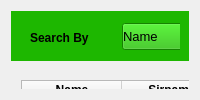
                     <widget class="QWidget" name="widget_14" native="true">
                      <property name="maximumSize">
                       <size>
                        <width>800</width>
                        <height>16777215</height>
                       </size>
                      </property>
                      <property name="styleSheet">
                       <string notr="true">background:#86FF70;
/*margin-top:40px;</string>
                      </property>
                      <layout class="QVBoxLayout" name="verticalLayout_6">
                       <item>
                        <widget class="QWidget" name="widget_12" native="true">
                         <property name="minimumSize">
                          <size>
                           <width>0</width>
                           <height>40</height>
                          </size>
                         </property>
                         <property name="maximumSize">
                          <size>
                           <width>16777215</width>
                           <height>50</height>
                          </size>
                         </property>
                         <property name="styleSheet">
                          <string notr="true">background-color:#1DB700;</string>
                         </property>
                         <layout class="QHBoxLayout" name="horizontalLayout_8">
                          <item>
                           <widget class="QWidget" name="widget_15" native="true">
                            <property name="minimumSize">
                             <size>
                              <width>0</width>
                              <height>60</height>
                             </size>
                            </property>
                            <property name="maximumSize">
                             <size>
                              <width>500</width>
                              <height>16777215</height>
                             </size>
                            </property>
                            <widget class="QLabel" name="label_27">
                             <property name="geometry">
                              <rect>
                               <x>10</x>
                               <y>10</y>
                               <width>141</width>
                               <height>16</height>
                              </rect>
                             </property>
                             <property name="font">
                              <font>
                               <pointsize>9</pointsize>
                               <weight>75</weight>
                               <bold>true</bold>
                              </font>
                             </property>
                             <property name="styleSheet">
                              <string notr="true">color:black;</string>
                             </property>
                             <property name="text">
                              <string>Search By</string>
                             </property>
                            </widget>
                            <widget class="QLineEdit" name="Search">
                             <property name="geometry">
                              <rect>
                               <x>200</x>
                               <y>0</y>
                               <width>111</width>
                               <height>31</height>
                              </rect>
                             </property>
                             <property name="minimumSize">
                              <size>
                               <width>0</width>
                               <height>20</height>
                              </size>
                             </property>
                             <property name="font">
                              <font>
                               <pointsize>10</pointsize>
                              </font>
                             </property>
                             <property name="styleSheet">
                              <string notr="true">background-color:#86FF70;
padding-left : 3px;
padding-right : 3px;
</string>
                             </property>
                             <property name="text">
                              <string/>
                             </property>
                            </widget>
                            <widget class="QPushButton" name="search_btn">
                             <property name="geometry">
                              <rect>
                               <x>330</x>
                               <y>0</y>
                               <width>80</width>
                               <height>32</height>
                              </rect>
                             </property>
                             <property name="minimumSize">
                              <size>
                               <width>80</width>
                               <height>0</height>
                              </size>
                             </property>
                             <property name="maximumSize">
                              <size>
                               <width>60</width>
                               <height>40</height>
                              </size>
                             </property>
                             <property name="font">
                              <font>
                               <family>13</family>
                               <pointsize>-1</pointsize>
                               <weight>50</weight>
                               <italic>false</italic>
                               <bold>false</bold>
                              </font>
                             </property>
                             <property name="styleSheet">
                              <string notr="true">QPushButton#search_btn{
background-color:#86FF70;
border-radius : 5px;
height:30px;
font:14px bold;
border:1px solid #86FF70;
margin:2px;
}

QPushButton#search_btn:hover{
background-color:transparent;
border:3px solid #86FF70;
color:white;
}</string>
                             </property>
                             <property name="text">
                              <string>Search</string>
                             </property>
                            </widget>
                            <widget class="QComboBox" name="searchby">
                             <property name="geometry">
                              <rect>
                               <x>100</x>
                               <y>1</y>
                               <width>91</width>
                               <height>31</height>
                              </rect>
                             </property>
                             <property name="font">
                              <font>
                               <pointsize>10</pointsize>
                               <weight>50</weight>
                               <bold>false</bold>
                              </font>
                             </property>
                             <property name="styleSheet">
                              <string notr="true">margin:2px;</string>
                             </property>
                             <item>
                              <property name="text">
                               <string>Name</string>
                              </property>
                             </item>
                             <item>
                              <property name="text">
                               <string>Sirname</string>
                              </property>
                             </item>
                             <item>
                              <property name="text">
                               <string>ID</string>
                              </property>
                             </item>
                             <item>
                              <property name="text">
                               <string>Blood</string>
                              </property>
                             </item>
                            </widget>
                           </widget>
                          </item>
                         </layout>
                        </widget>
                       </item>
                       <item>
                        <widget class="QWidget" name="widget_16" native="true">
                         <property name="styleSheet">
                          <string notr="true"/>
                         </property>
                         <widget class="QTableWidget" name="tableWidget">
                          <property name="geometry">
                           <rect>
                            <x>10</x>
                            <y>13</y>
                            <width>761</width>
                            <height>591</height>
                           </rect>
                          </property>
                          <property name="font">
                           <font>
                            <weight>50</weight>
                            <bold>false</bold>
                           </font>
                          </property>
                          <property name="styleSheet">
                           <string notr="true">
background-color:;</string>
                          </property>
                          <property name="rowCount">
                           <number>0</number>
                          </property>
                          <column>
                           <property name="text">
                            <string>Name</string>
                           </property>
                           <property name="font">
                            <font>
                             <weight>75</weight>
                             <bold>true</bold>
                            </font>
                           </property>
                          </column>
                          <column>
                           <property name="text">
                            <string>Sirname</string>
                           </property>
                           <property name="font">
                            <font>
                             <weight>75</weight>
                             <bold>true</bold>
                            </font>
                           </property>
                          </column>
                          <column>
                           <property name="text">
                            <string>DOB</string>
                           </property>
                           <property name="font">
                            <font>
                             <weight>75</weight>
                             <bold>true</bold>
                            </font>
                           </property>
                          </column>
                          <column>
                           <property name="text">
                            <string>Age</string>
                           </property>
                           <property name="font">
                            <font>
                             <weight>75</weight>
                             <bold>true</bold>
                            </font>
                           </property>
                          </column>
                          <column>
                           <property name="text">
                            <string>Gender</string>
                           </property>
                           <property name="font">
                            <font>
                             <weight>75</weight>
                             <bold>true</bold>
                            </font>
                           </property>
                          </column>
                          <column>
                           <property name="text">
                            <string>ID</string>
                           </property>
                           <property name="font">
                            <font>
                             <weight>75</weight>
                             <bold>true</bold>
                            </font>
                           </property>
                          </column>
                          <column>
                           <property name="text">
                            <string>Adress</string>
                           </property>
                           <property name="font">
                            <font>
                             <weight>75</weight>
                             <bold>true</bold>
                            </font>
                           </property>
                          </column>
                          <column>
                           <property name="text">
                            <string>Blood Group</string>
                           </property>
                           <property name="font">
                            <font>
                             <weight>75</weight>
                             <bold>true</bold>
                            </font>
                           </property>
                          </column>
                          <column>
                           <property name="text">
                            <string>Blood Donated</string>
                           </property>
                           <property name="font">
                            <font>
                             <weight>75</weight>
                             <bold>true</bold>
                            </font>
                           </property>
                          </column>
                         </widget>
                        </widget>
                       </item>
                      </layout>
                     </widget>
